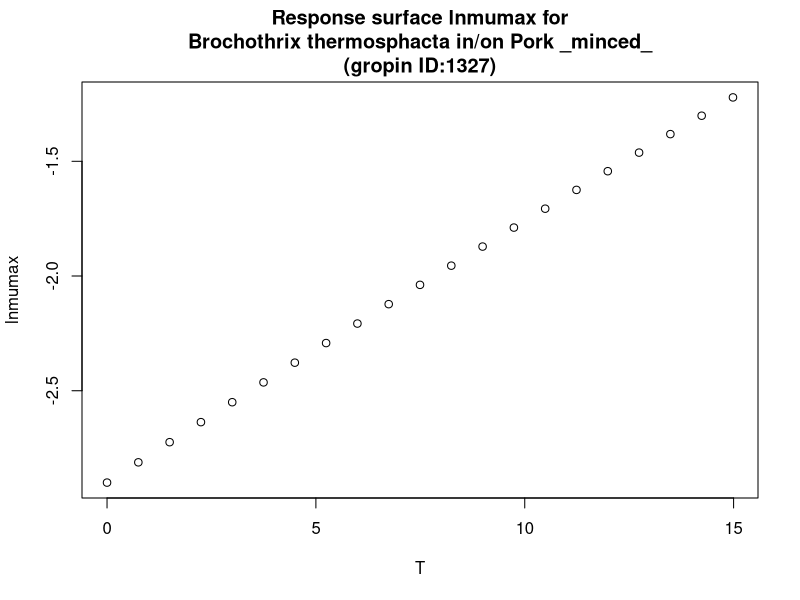

Here is the R script that generated this plot:
#############################
# start of Parameter script
#############################
T <- seq(0,14.985014985015,length.out=21)
#############################
# end of Parameter script
#############################
############################# 
# start of Model script Gropin ID 1327 
#############################
 
# constant coefficients for this model
 
variables <- data.frame(T)
argumentsPar <- expand.grid(variables)
 
# heart of the model
response_surface <- function(T) {
   mumax <-log(0.055)-(73.2/0.00831)*((1/(T+273))-(1/273))

return(mumax=mumax)
} 

# output parameters
responseSurface <- cbind(argumentsPar,response_surface(argumentsPar['T']))
colnames(responseSurface) <- c(colnames(argumentsPar),'lnmumax')
#############################
# End of Model script
#############################
############################# 
# start of Visualisation script Gropin ID 1327 
#############################
plot(T,responseSurface$'lnmumax',xlab='T',
                          ylab='lnmumax',main='Response surface lnmumax for
Brochothrix thermosphacta in/on Pork _minced_
(gropin ID:1327)')
#############################
# End of Visualisation script
#############################
